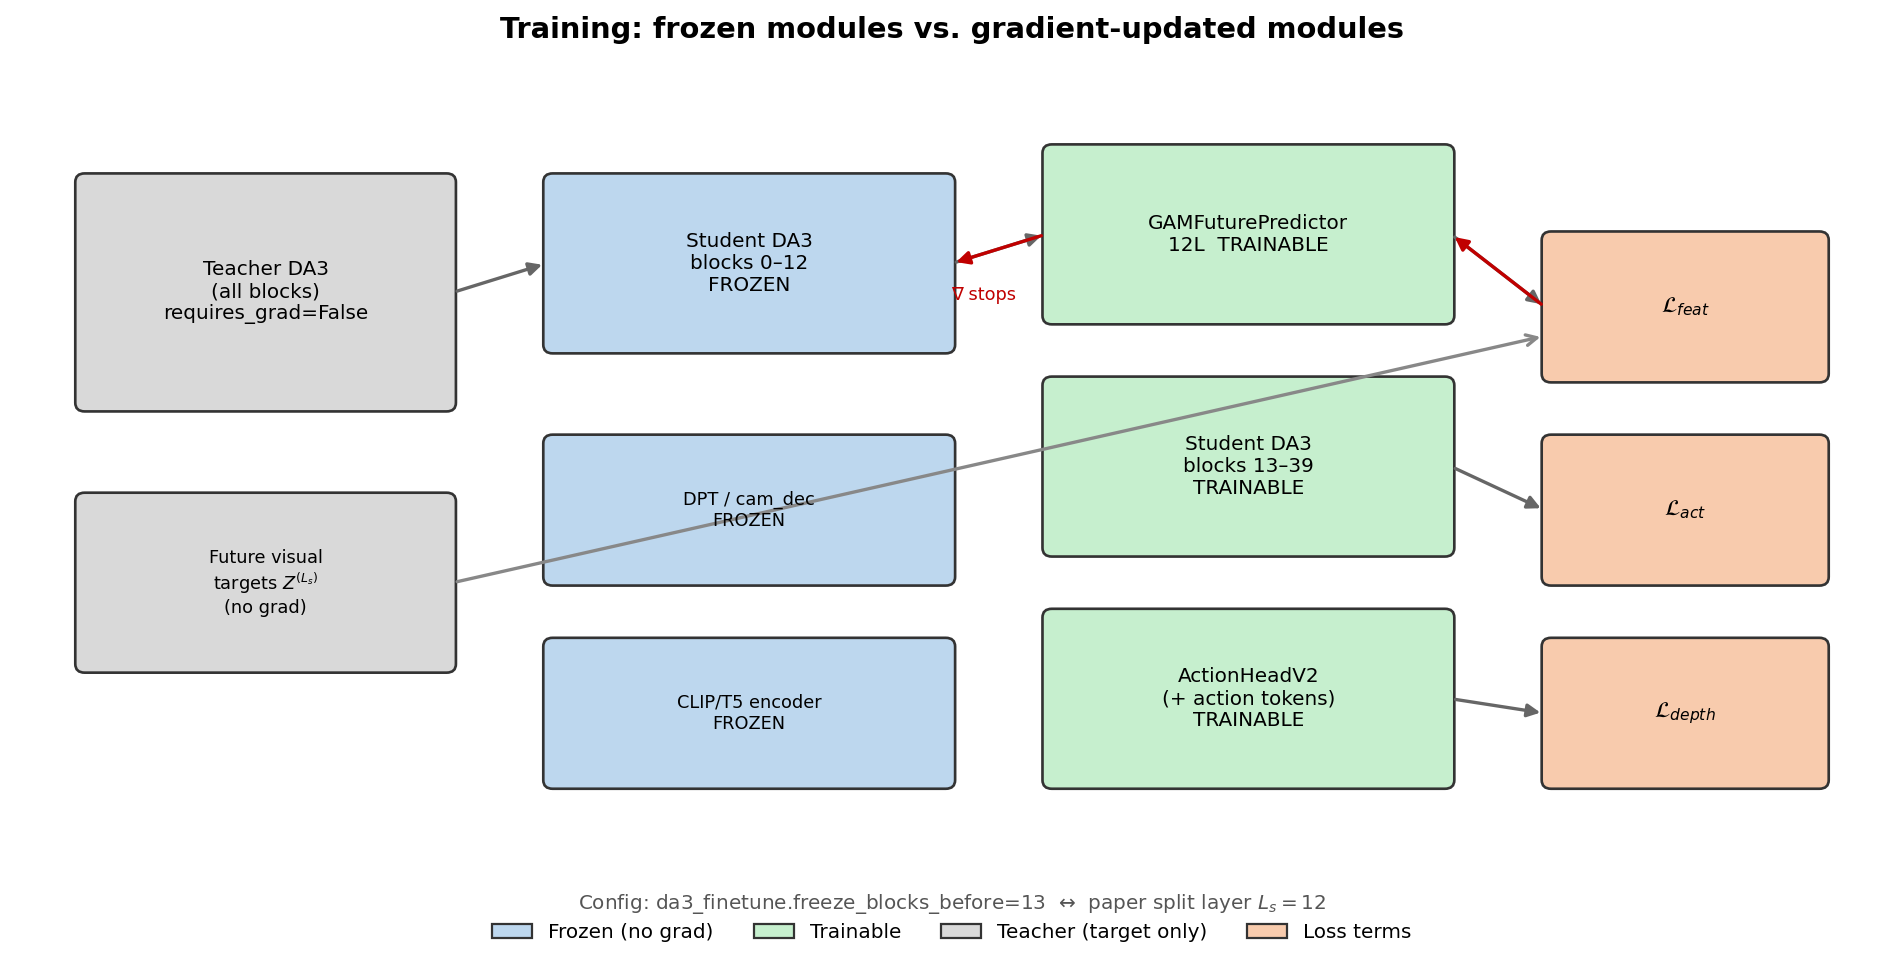

The script that saved this image:
#!/usr/bin/env python3
"""Draw freeze vs trainable modules and gradient flow for GAM training."""

from pathlib import Path

import matplotlib.pyplot as plt
from matplotlib.patches import FancyBboxPatch, FancyArrowPatch, Patch

OUT = Path(__file__).with_name("freeze_gradient_map.png")

FROZEN = "#BDD7EE"
TRAINABLE = "#C6EFCE"
TEACHER = "#D9D9D9"


def box(ax, xy, w, h, text, fc, fontsize=9):
    x, y = xy
    ax.add_patch(
        FancyBboxPatch(
            (x, y),
            w,
            h,
            boxstyle="round,pad=0.02,rounding_size=0.06",
            linewidth=1.2,
            facecolor=fc,
            edgecolor="#333333",
        )
    )
    ax.text(x + w / 2, y + h / 2, text, ha="center", va="center", fontsize=fontsize)


def arrow(ax, a, b, color="#C00000", style="-|>"):
    ax.add_patch(
        FancyArrowPatch(
            a, b, arrowstyle=style, mutation_scale=12, linewidth=1.5, color=color
        )
    )


def main():
    fig, ax = plt.subplots(figsize=(12, 6.2), dpi=160)
    ax.set_xlim(0, 12)
    ax.set_ylim(0, 6.2)
    ax.axis("off")
    ax.set_title(
        "Training: frozen modules vs. gradient-updated modules",
        fontsize=13,
        fontweight="bold",
        pad=10,
    )

    # Teacher column
    box(ax, (0.4, 3.8), 2.4, 1.6, "Teacher DA3\n(all blocks)\nrequires_grad=False", TEACHER)
    box(ax, (0.4, 2.0), 2.4, 1.2, "Future visual\ntargets $Z^{(L_s)}$\n(no grad)", TEACHER, 8)

    # Student shallow
    box(ax, (3.4, 4.2), 2.6, 1.2, "Student DA3\nblocks 0–12\nFROZEN", FROZEN)
    box(ax, (3.4, 2.6), 2.6, 1.0, "DPT / cam_dec\nFROZEN", FROZEN, 8)
    box(ax, (3.4, 1.2), 2.6, 1.0, "CLIP/T5 encoder\nFROZEN", FROZEN, 8)

    # Trainable
    box(ax, (6.6, 4.4), 2.6, 1.2, "GAMFuturePredictor\n12L  TRAINABLE", TRAINABLE)
    box(ax, (6.6, 2.8), 2.6, 1.2, "Student DA3\nblocks 13–39\nTRAINABLE", TRAINABLE)
    box(ax, (6.6, 1.2), 2.6, 1.2, "ActionHeadV2\n(+ action tokens)\nTRAINABLE", TRAINABLE)

    # Losses
    box(ax, (9.8, 4.0), 1.8, 1.0, "$\\mathcal{L}_{feat}$", "#F8CBAD", 10)
    box(ax, (9.8, 2.6), 1.8, 1.0, "$\\mathcal{L}_{act}$", "#F8CBAD", 10)
    box(ax, (9.8, 1.2), 1.8, 1.0, "$\\mathcal{L}_{depth}$", "#F8CBAD", 10)

    # Forward dashed (gray)
    arrow(ax, (2.8, 4.6), (3.4, 4.8), color="#666666")
    arrow(ax, (6.0, 4.8), (6.6, 5.0), color="#666666")
    arrow(ax, (9.2, 5.0), (9.8, 4.5), color="#666666")
    arrow(ax, (9.2, 3.4), (9.8, 3.1), color="#666666")
    arrow(ax, (9.2, 1.8), (9.8, 1.7), color="#666666")
    arrow(ax, (2.8, 2.6), (9.8, 4.3), color="#888888", style="->")

    # Backward red
    arrow(ax, (9.8, 4.5), (9.2, 5.0), color="#C00000")
    arrow(ax, (6.6, 5.0), (6.0, 4.8), color="#C00000")
    # stop before frozen shallow: X mark via text
    ax.text(6.2, 4.55, "∇ stops", color="#C00000", fontsize=8, ha="center")

    ax.legend(
        handles=[
            Patch(facecolor=FROZEN, edgecolor="#333", label="Frozen (no grad)"),
            Patch(facecolor=TRAINABLE, edgecolor="#333", label="Trainable"),
            Patch(facecolor=TEACHER, edgecolor="#333", label="Teacher (target only)"),
            Patch(facecolor="#F8CBAD", edgecolor="#333", label="Loss terms"),
        ],
        loc="lower center",
        ncol=4,
        frameon=False,
        fontsize=9,
    )

    ax.text(
        6.0,
        0.35,
        "Config: da3_finetune.freeze_blocks_before=13  ↔  paper split layer $L_s=12$",
        ha="center",
        fontsize=9,
        color="#555555",
    )

    fig.tight_layout()
    fig.savefig(OUT, bbox_inches="tight", facecolor="white")
    plt.close(fig)
    print(f"Wrote {OUT}")


if __name__ == "__main__":
    main()
